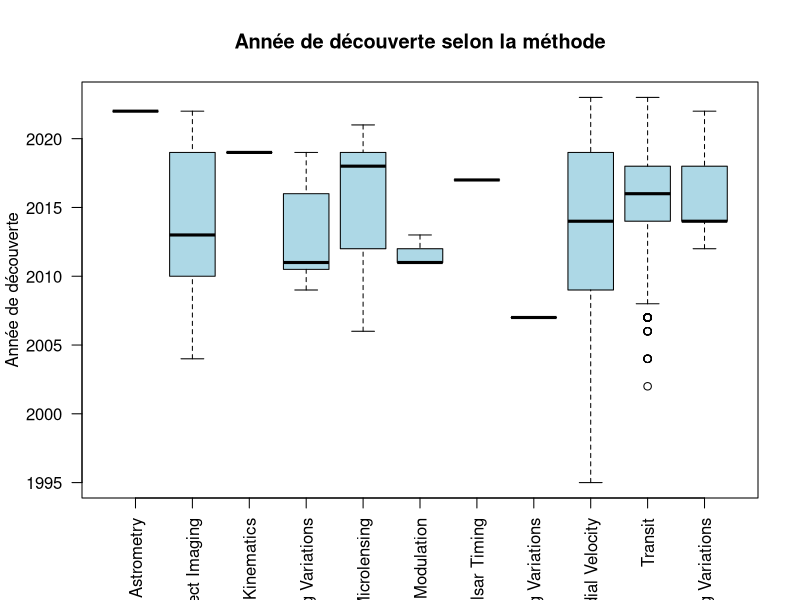

Here is the R script that generated this plot:
# 1. Chargement et Nettoyage
tab <- read.csv("data_planetes.csv", header=TRUE, stringsAsFactors=FALSE)


# Boxplot simple
boxplot(discovery_year ~ detection_method,
        data = tab,
        las = 2,              # rotation des labels
        col = "lightblue",    # couleur simple
        border = "black",
        main = "Année de découverte selon la méthode",
        xlab = " ",
        ylab = "Année de découverte")


# --- 2. Numérique : ANOVA sur le Log ---
# On cherche à expliquer le LOG de la masse par le type
fit_log <- lm(tab$discovery_year ~ as.factor(tab$detection_method))
anova(fit_log)

eta = 78257/(78257+6969)
eta


print(paste("Rapport de corrélation (Eta^2) :", round(eta, 4)))

